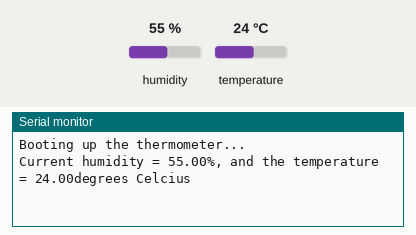
Simulated run of this sketch. Board: Arduino Uno, built with avr-gcc and run on an emulated ATmega328P. Parts: the last lines printed to the serial monitor. Wiring (inferred from the names in the program): DHT11 sensor: data A0. Inputs (shaded band) come from the test bench; at power-on: humidity 55 %, temperature 24 °C.

Above: at 2.2 s.
2.3 s: humidity set to 22 %
At 5.3 s:
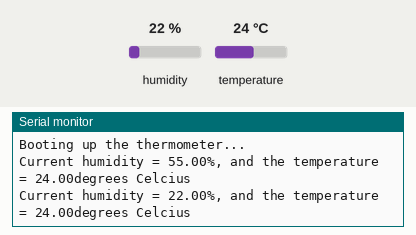
6.2 s: temperature set to 12 °C
At 7.5 s:
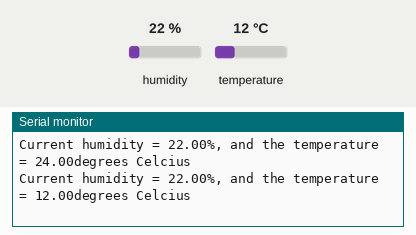
10.1 s: humidity set to 40 %
At 10.8 s:
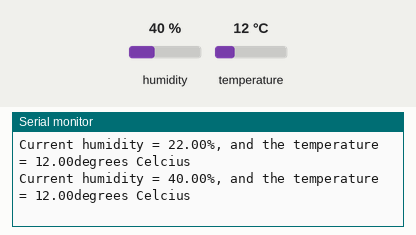
Timing chart, 0 to 13.1 s (numbered marks = the images above; inputs shaded):
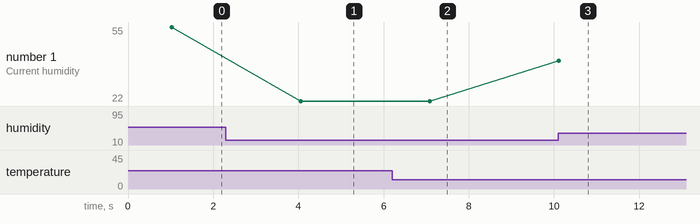

The sketch:

Thermometer_SHAPE.ino
```cpp
#include <dht.h>
#define dht_apin A0

dht DHT;

void setup() {
  // put your setup code here, to run once:
  Serial.begin(9600);
  delay(500);
  Serial.println("Booting up the thermometer...");
  delay(500);
}

void loop() {
  // put your main code here, to run repeatedly:
  DHT.read11(dht_apin);

  Serial.print("Current humidity = ");
  Serial.print(DHT.humidity);
  Serial.print("%, and the temperature = ");
  Serial.print(DHT.temperature);
  Serial.println("degrees Celcius");

  delay(3000);


}
```

Measured:
- after the input at 2.3 s, the serial monitor: prints a new line after 1.8 s (image 1)
- after the input at 6.2 s, the serial monitor: prints a new line after 0.88 s (image 2)
- after the input at 10.1 s, the serial monitor: prints a new line at once (image 3)
- plotted number 1: 55 → 22 after the input at 2.3 s, 22 → 40 after the input at 10.1 s
